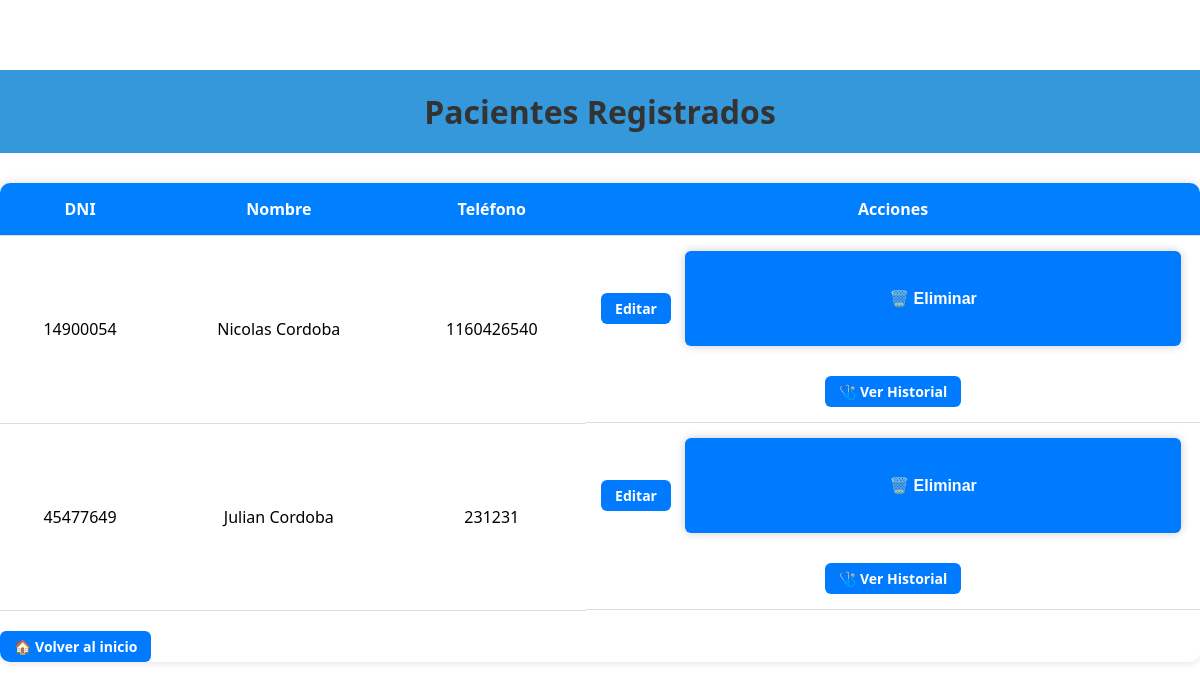
The page /vistap on the database as committed earlier.
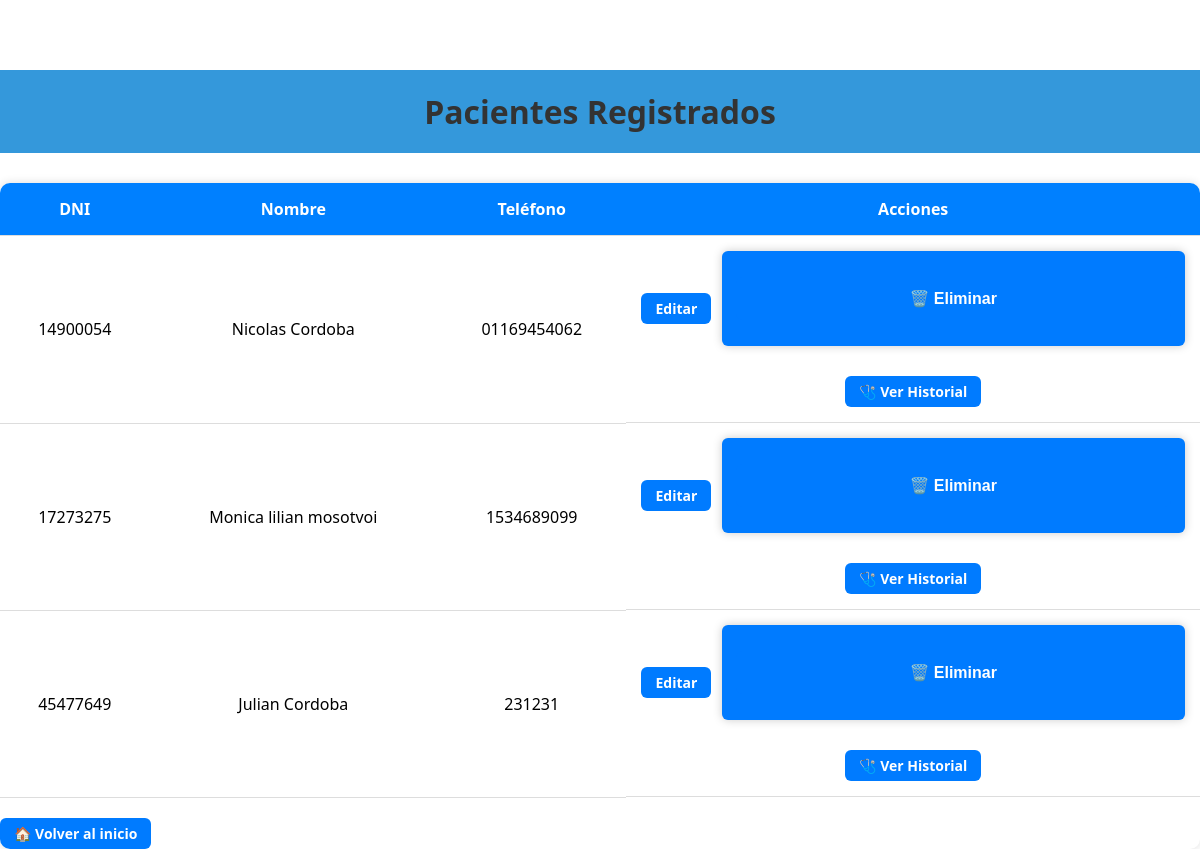
The same page on the database as committed later.
### app.py (models this page shows, shortened)
class Paciente(db.Model):
    __tablename__ = 'paciente'
    dni = db.Column(db.Integer, primary_key=True)
    nombre = db.Column(db.String(100), nullable=False)
    tel = db.Column(db.String(10))

### app.py (the view)
@app.route('/vistap')
def ver_pacientes():
    pacientes = Paciente.query.all()
    return render_template('vistap.html', pacientes=pacientes)

### templates/vistap.html (shortened to what this page needs)
<!DOCTYPE html>
<html lang="en">
<head>
    <link rel="stylesheet" href="{{ url_for('static', filename='style.css') }}">
</head>
<body>
{% extends "base.html" %}
{% block content %}
<h1 class="titulo">Pacientes Registrados</h1>
<div class="tabla-container">
  <table class="tabla-estilo">
        <thead>
            <tr>
                <th>DNI</th>
                <th>Nombre</th>
                <th>Teléfono</th>
                <th>Acciones</th>
            </tr>
        </thead>
<tbody>
            {% for paciente in pacientes %}
            <tr>
                <td>{{ paciente.dni }}</td>
                <td>{{ paciente.nombre }}</td>
                <td>{{ paciente.tel }}</td>
                <td class="acciones">
                    <a href="{{ url_for('edit', dni=paciente.dni) }}"class="btn-accion editar">Editar</a>
                    <form action="{{ url_for('delete', dni=paciente.dni) }}"class="btn-accion editar" method="POST" style="display:inline;">
                        <button type="submit">🗑️ Eliminar</button>
                    </form>
                    <a href="{{ url_for('ver_historial', dni=paciente.dni) }}"class="btn-accion editar">🩺 Ver Historial</a>
                </td>
            </tr>
                {% endfor %}
            </tbody>
    </table>
    <div class="text-center mt-3">
        <a href="{{ url_for('index') }}" class="btn-accion editar">🏠 Volver al inicio</a>
    </div>
</div>
{% endblock %}

Rows that differ between the two databases and show on the page:
changed Paciente "Nicolas Cordoba": tel "1160426540" → "01169454062"
added Paciente: dni "17273275", nombre "Monica lilian mosotvoi", tel "1534689099"
